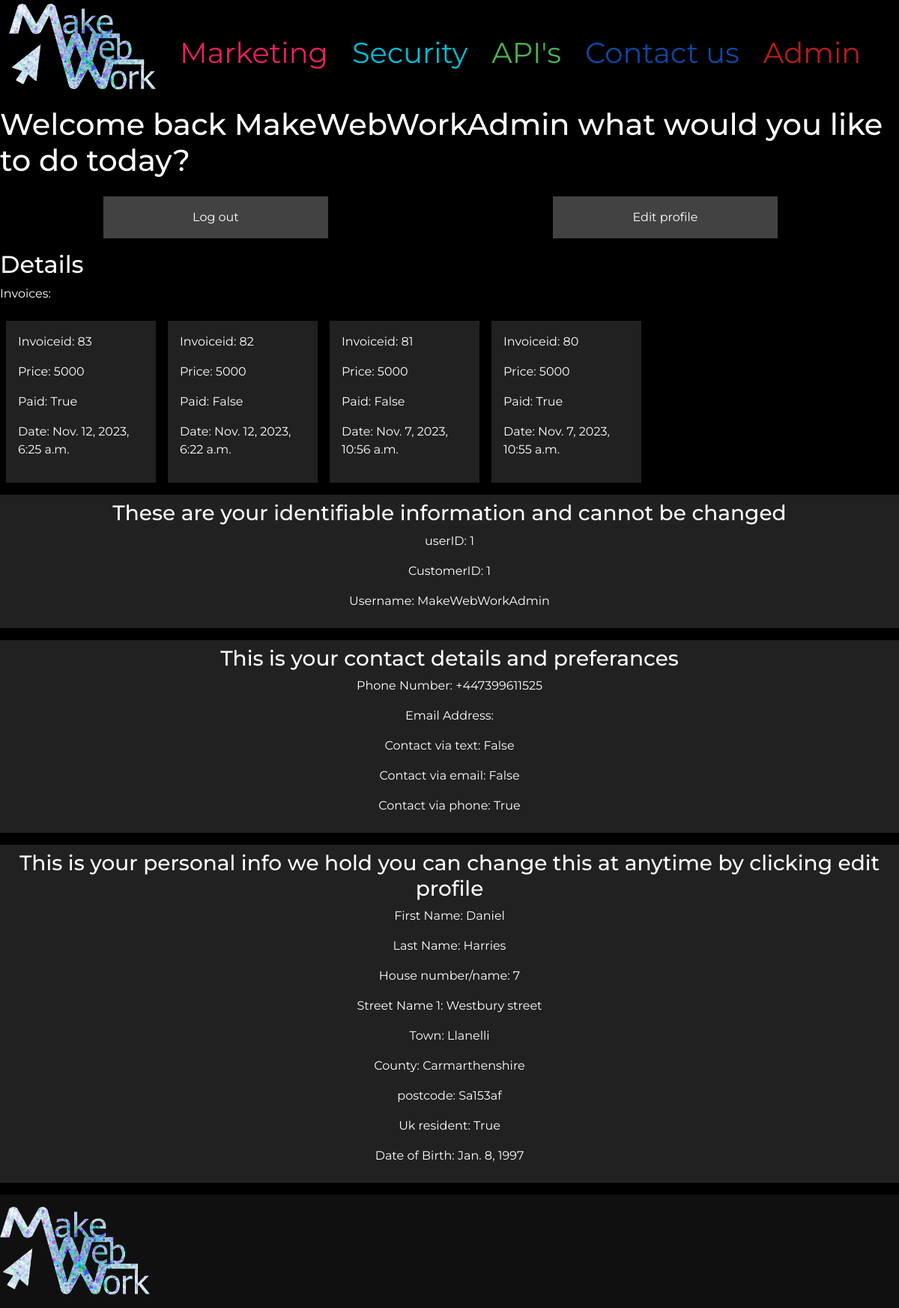
Page /account (signed in) on the committed database.
### default_site/models.py (models this page shows, shortened)
class UserProfile(models.Model):
    CustomerID = models.BigAutoField(primary_key=True)
    user = models.OneToOneField(User, on_delete=models.CASCADE)
    House_number_or_name = models.CharField(max_length=150, null=True, blank=True)
    Address_line_one = models.CharField(max_length=150, null=True, blank=True)
    Town = models.CharField(max_length=150, null=True, blank=True)
    County = models.CharField(max_length=99, null=True, blank=True)
    Uk_resident = models.BooleanField(default=True)
    Postcode = models.CharField(max_length=30, null=True, blank=True)
    Birth_date = models.DateField(null=True, blank=True)
    First_name = models.CharField(max_length=40, null=True, blank=True)
    Last_name = models.CharField(max_length=40, null=True, blank=True)
    Phone_number = models.CharField(max_length=15, null=True, blank=True)
    Contact_via_email = models.BooleanField(default=False)
    Contact_via_phone = models.BooleanField(default=False)
    Contact_via_text = models.BooleanField(default=False)

### checkout/models.py (models this page shows, shortened)
class Invoice(models.Model):
    userprofile = models.ForeignKey(UserProfile, on_delete=models.RESTRICT)
    amounttopay = models.IntegerField(null=False, blank=False)
    paid = models.BooleanField(default=False)
    created_on = models.DateTimeField()

### default_site/views.py (the view)
# urls.py: path('account', account, name="account"),
@login_required
def account(request):
    profile = UserProfile.objects.get(user=request.user)
    invoice = Invoice.objects.filter(userprofile=profile).order_by("-id")
    context = {
        "profile": profile,
        "invoices": invoice
    }
    return render(request, 'default_site/profile.html', context)

### default_site/templates/default_site/profile.html (shortened to what this page needs)
{% extends 'base.html' %}
{% load static %}
{% block content %}
{% if user.is_authenticated %}
<h1>Welcome back {{profile.user}} what would you like to do today?</h1>
<div class="row choice-container">
    <a class="text-center col-12 col-md-3 grey darken-3 text-center my-3 py-3 grey-link btn-dark" href="{% url 'account_logout' %}">Log out</a>
    <a class="text-center col-12 col-md-3 grey darken-3 text-center my-3 py-3 grey-link btn-dark" href="{% url 'editAccount' %}">Edit profile</a>
</div>
<h2>Details</h2>
<p>Invoices:</p>
<div class="scroll-X">
{% if invoices.count == 0 %}
<p>Looks like you don't have any invoices yet!</p>
{% else %}
{% for invoice in invoices %}
    <div class="col-2 grey darken-4 my-2 py-3 mx-2 px-3">
        <p>Invoiceid: {{invoice.id}}</p>
        <p>Price: {{invoice.amounttopay}}</p>
        <p>Paid: {{invoice.paid}}</p>
        <p>Date: {{invoice.created_on}}</p>
    </div>
{% endfor %}
{% endif %}
</div>
<div class="choice-container">
    <div class="col-12 grey darken-4 text-center my-2 py-2">
        <h3>These are your identifiable information and cannot be changed</h3>
        <p>userID: {{profile.user_id}}</p>
        <p>CustomerID: {{profile.CustomerID}}</p>
        <p>Username: {{profile.user}}</p>
    </div>
    <div class="col-12 grey darken-4 text-center my-2 py-2">
        <h3>This is your contact details and preferances</h3>
        <p>Phone Number: {{profile.Phone_number}}</p>
        <p>Email Address: {{profile.user.email}}</p>
        <p>Contact via text: {{profile.Contact_via_text}}</p>
        <p>Contact via email: {{profile.Contact_via_email}}</p>
        <p>Contact via phone: {{profile.Contact_via_phone}}</p>
    </div>
</div>
<div class="col-12 grey darken-4 text-center my-2 py-2">
    <h3>This is your personal info we hold you can change this at anytime by clicking edit profile</h3>
    <p>First Name: {{profile.First_name}}</p>
    <p>Last Name: {{profile.Last_name}}</p>
    <p>House number/name: {{profile.House_number_or_name}}</p>
    <p>Street Name 1: {{profile.Address_line_one}}</p>
    <p>Town: {{profile.Town}}</p>
    <p>County: {{profile.County}}</p>
    <p>postcode: {{profile.Postcode}}</p>
    <p>Uk resident: {{profile.Uk_resident}}</p>
    <p>Date of Birth: {{profile.Birth_date}}</p>
</div>
{% endif %}
{% endblock %}

### static/css/styles.css (style rules this page uses)
a { text-decoration: none; color:inherit; }
body { font-family: 'Montserrat', sans-serif; }
.scroll-X { overflow-x: scroll; display: flex; }
.choice-container { display: flex; width: 100%; flex-wrap: wrap; justify-content: space-around; flex-direction: row; align-items: center; }

### rows in the picture
UserProfile: user "MakeWebWorkAdmin", user_id "1", CustomerID "1", Phone_number "+447399611525", Contact_via_text "False", Contact_via_email "False", Contact_via_phone "True", First_name "Daniel", Last_name "Harries", House_number_or_name "7", Address_line_one "Westbury street", Town "Llanelli", County "Carmarthenshire", Postcode "Sa153af", Uk_resident "True", Birth_date "Jan. 8, 1997"
Invoice: id "83", amounttopay "5000", paid "True", created_on "Nov. 12, 2023, 6:25 a.m."
Invoice: id "82", amounttopay "5000", paid "False", created_on "Nov. 12, 2023, 6:22 a.m."
Invoice: id "81", amounttopay "5000", paid "False", created_on "Nov. 7, 2023, 10:56 a.m."
Invoice: id "80", amounttopay "5000", paid "True", created_on "Nov. 7, 2023, 10:55 a.m."
